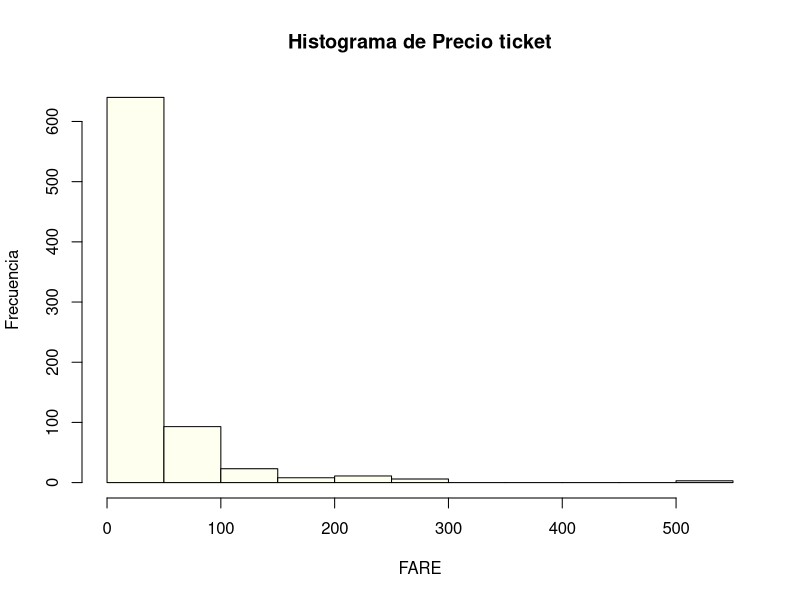
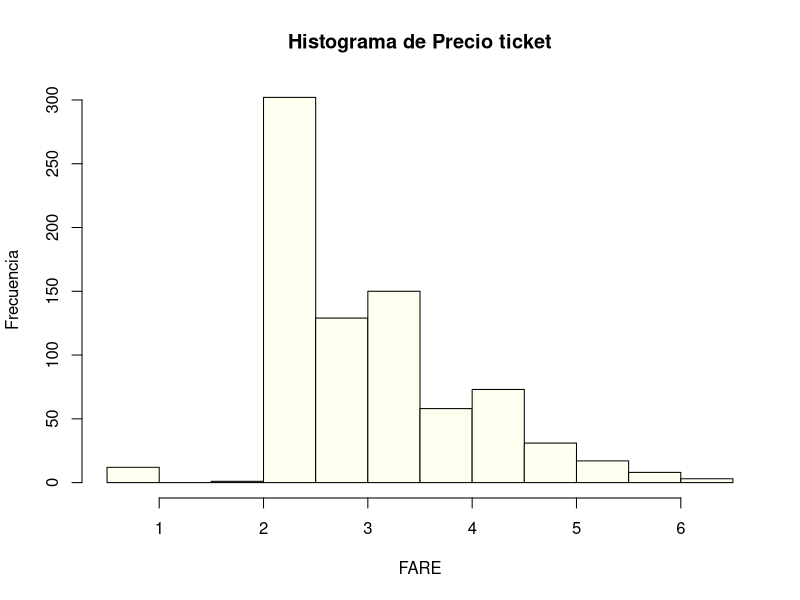
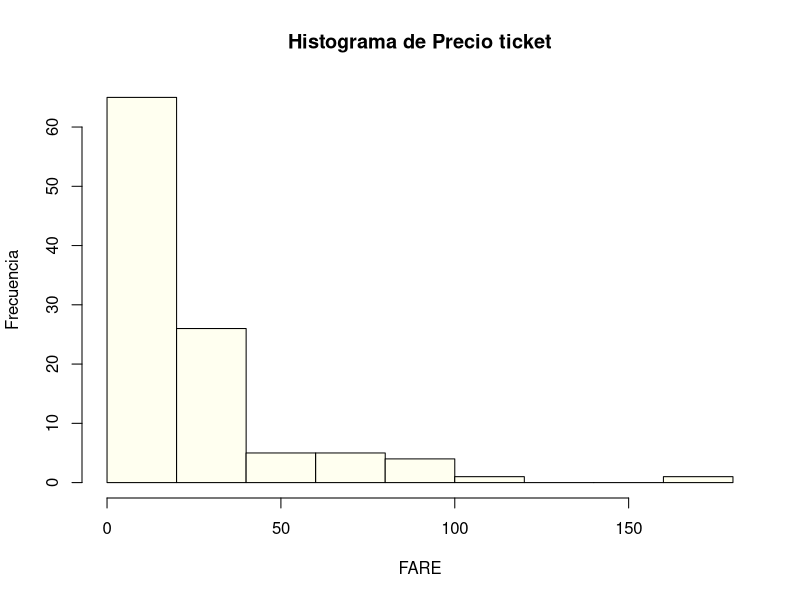
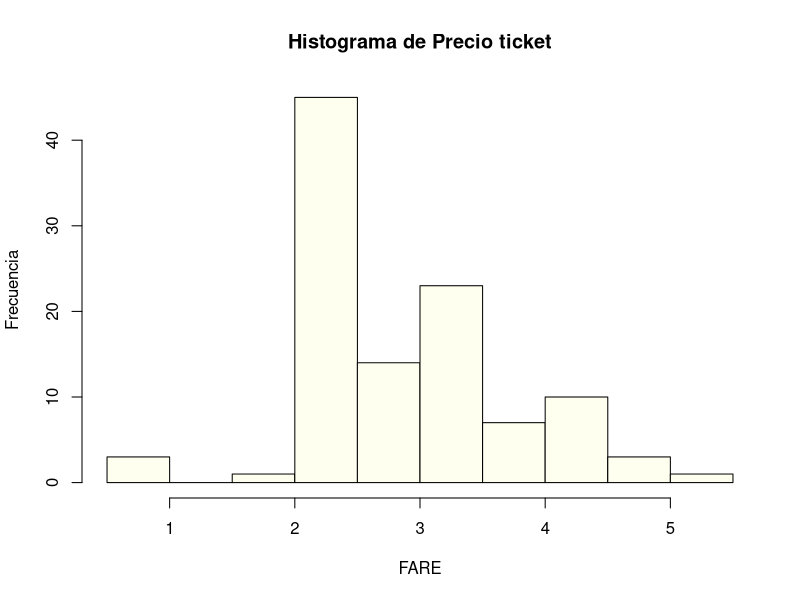

Recreate these plots in R, in order.
## ---- chunk 1
library(dplyr)
library(ggplot2)
library('corrplot')
library('RColorBrewer')
library(stringr)#para extraer los titulos relevantes de names
library(zoo)#la utilizo para la funcion na.approx() para interpolar los valores faltantes NA de la columna AGE
library(caTools)#la utilizo para la funcion sample.split dividir el cojunto de datos en entrenamiento y prueba
library(caret)
library(rpart)


## ---- chunk 2
#importo el conjunto de datos
titanic_data <- read.csv("data_titanic_proyecto.csv")
titanic_data
## ---- chunk 3
summary(titanic_data)
## ---- chunk 4
#limpiar y transformar los datos
titanic_data$Embarked <- as.factor(titanic_data$Embarked)#transformar columna embarked en un factor(variable categorica)
titanic_data$passenger_class <- as.factor(titanic_data$passenger_class)
titanic_data$passenger_sex <- as.factor(titanic_data$passenger_sex)
titanic_data$passenger_survived <- as.integer(titanic_data$passenger_survived == "Y") #comparo cada valor de la columna passenger_survived con "Y" TRUE si valor es igual a "Y" y FALSE "N" con as.integer TRUE pasa a 1 y FALSE pasa a 0


## ---- chunk 5
#extraer los titulos de la columna Name y crear una nueva columna Titulos
titanic_data$Titulos <- str_extract(titanic_data$Name, "(Mrs|Mr|Miss|Master|Don|Dr|Rev|Mme|Ms|Major|Lady|Sir|Mlle|Col|Capt|the Countess)\\.")

#reemplazar valores NA (no coincidentes) con Otro
titanic_data$Titulos[is.na(titanic_data$Titulos)] <- "Otro"

#verificar los cambios realizados
head(titanic_data)
## ---- chunk 6
str(titanic_data)#con esto muestro la estructura interna del data frame
## ---- chunk 7
# creo un conjunto de datos sin columnas innecesarias
titanic_data_clean <- titanic_data %>% select(-Name, -Ticket, -Cabin)
titanic_data_clean
## ---- chunk 8
colSums(is.na(titanic_data_clean))
## ---- chunk 9
#contar la cantidad de valores NA en la columna Age por cada titulo
na_count_by_title <- aggregate(Age ~ Titulos, titanic_data_clean, FUN = function(x) sum(is.na(x)))

#contar cuantos titulos tienen al menos un valor NA en la columna Age
titles_with_na <- sum(na_count_by_title$Age > 0)

#imprimiendo el resultado
print(titles_with_na)

## ---- chunk 10
#creo variables dummy(convertir variables categoricas en variables numericas binarias ) para las variables categoricas
titanic_data_clean <- titanic_data_clean %>%
  mutate(Male = as.integer(passenger_sex == "M"),
         Female = as.integer(passenger_sex == "F"),
         AGE = as.integer(titanic_data_clean$Age),
         passenger_class = as.integer(passenger_class),
         Class_Upper = as.integer(passenger_class == "Upper"),
         Class_Middle = as.integer(passenger_class == "Middle"),
         Class_Lower = as.integer(passenger_class == "Lower"),
         #Embarked = as.integer(Embarked),
         Embarked_S = as.integer(Embarked == "S"),
         Embarked_C = as.integer(Embarked == "C"),
         Embarked_Q = as.integer(Embarked == "Q"),
         Fare_i = as.integer(Fare)
         )
titanic_data_clean
## ---- chunk 11
#identificar el titulo que tiene valores NA en la columna AGE
na_titles <- unique(titanic_data_clean$Titulos[is.na(titanic_data_clean$AGE)])


for (title in na_titles) {
  average_age <- mean(titanic_data_clean$AGE[titanic_data_clean$Titulos == title & !is.na(titanic_data_clean$AGE)], na.rm = TRUE)
  titanic_data_clean$AGE[titanic_data_clean$Titulos == title & is.na(titanic_data_clean$AGE)] <- average_age
}

# Verificar que no haya valores faltantes en la columna AGE
summary(titanic_data_clean$AGE)
titanic_data_clean
## ---- chunk 12
titanic_data_clean$Titulos <- gsub('(.*, )|([.].*)', '', titanic_data_clean$Titulos) # Get ride of anything that ends in a comma or anything that starts with a period

# se ve cuantas personas hay por cada titulo
titanic_data_clean %>%
    group_by(Titulos, passenger_sex) %>%
    summarize(n = n()) %>%
    arrange(Titulos)

## ---- chunk 13
titanic_data_clean$Titulos[titanic_data_clean$Titulos == 'Mlle']  <- 'Miss'
titanic_data_clean$Titulos[titanic_data_clean$Titulos == 'Ms']    <- 'Miss'
titanic_data_clean$Titulos[titanic_data_clean$Titulos == 'Mme']   <- 'Mrs'

special_people  <- c('Capt', 'Col', 'Dr',  'Lady', 'Major', 'Rev', 'Sir', 'the Countess', 'Don')
titanic_data_clean$Titulos[titanic_data_clean$Titulos %in% special_people]  <- 'Special'
## ---- chunk 14
# se ve cuantas personas hay por cada titulo
titanic_data_clean %>%
    group_by(Titulos, passenger_sex) %>%
    summarize(n = n()) %>%
    arrange(Titulos)
## ---- chunk 15
#calcular la mediana de la edad para cada titulo
#mediana_edad_por_titulo <- titanic_data_clean %>%
 # group_by(Titulos) %>%
  #summarise(Mediana_Edad = median(AGE, na.rm = TRUE))

#unir la mediana de la edad por titulo al dataset original
#titanic_data_clean <- left_join(titanic_data_clean, mediana_edad_por_titulo, by = "Titulos")

#imputar los valores faltantes de la columna Age utilizando la mediana de la edad segun el titulo
#titanic_data_clean$AGE <- ifelse(is.na(titanic_data_clean$AGE), titanic_data_clean$Mediana_Edad, titanic_data_clean$AGE)

#eliminar la columna Mediana_Edad ya que no es necesaria
#titanic_data_clean <- titanic_data_clean %>%
 # select(-Mediana_Edad)

#verificar que no haya valores faltantes en la columna AGE
#summary(titanic_data_clean$AGE)
#titanic_data_clean
## ---- chunk 16
#definir una funcion para categorizar la edad
categorize_age <- function(age) {
  if (is.na(age)) {
    return(NA)
  } else if (age <= 2) {
    return("Infant")
  } else if (age <= 12) {
    return("Child")
  } else if (age <= 19) {
    return("Teenager")
  } else if (age <= 35) {
    return("Young Adult")
  } else if (age <= 65) {
    return("Adult")
  } else {
    return("Senior")
  }
}

#aplicar la funcion para categorizar la columna Age
titanic_data_clean <- titanic_data_clean %>%
  mutate(AgeCategory = sapply(AGE, categorize_age))

#convertir la nueva columna AgeCategory en un factor
titanic_data_clean$AgeCategory <- as.factor(titanic_data_clean$AgeCategory)
titanic_data_clean

#mostrar un resumen de la nueva columna AgeCategory
summary(titanic_data_clean$AgeCategory)

## ---- chunk 17

titanic_data_clean$AgeCategory <- factor(titanic_data_clean$AgeCategory, levels = c("Infant", "Child", "Teenager", "Young Adult", "Adult", "Senior"))

#convertir la columna AgeCategory en una columna numerica
titanic_data_clean$NumericAgeCategory <- as.integer(titanic_data_clean$AgeCategory)

#mostrar un resumen de la nueva columna NumericAgeCategory
summary(titanic_data_clean$NumericAgeCategory)
titanic_data_clean

## ---- chunk 18
#aca aplico la interpolación lineal a la columna AGE
#titanic_data_clean$AGE <- na.approx(titanic_data_clean$AGE, na.rm = FALSE)

#redondeo la columna Age a 0 decimales
#titanic_data_clean$AGE <- round(titanic_data_clean$AGE, 0)

#titanic_data_clean
## ---- chunk 19
#titanic_data_clean$AGE <- as.integer(round(titanic_data_clean$AGE))

#mostrando un resumen de la columna AGE
#summary(titanic_data_clean$AGE)
#titanic_data_clean
## ---- chunk 20
#contando la cantidad de cada titulo de la columna Titulos
titulo_recuento <- table(titanic_data_clean$Titulos)

#imprimimiendo el recuento de cada titulo
print(titulo_recuento)


## ---- chunk 21
#convertir los titulos en factores
#obtener los niveles únicos de los titulos
#titulos_unicos <- unique(titanic_data_clean$Titulos)

#convertir los titulos en factores utilizando los niveles unicos
#titanic_data_clean$Titulos <- factor(titanic_data_clean$Titulos, levels = titulos_unicos)

#convertir los factores en numeros enteros
#titanic_data_clean$Titulos <- as.integer(titanic_data_clean$Titulos)


#creo variables dummy(convertir variables categoricas en variables numericas binarias ) para las variables categoricas
titanic_data_clean <- titanic_data_clean %>%
  mutate(titulo_Mr = as.integer(Titulos == "Mr"),
         titulo_Miss = as.integer(Titulos == "Miss"),
         titulo_Mrs = as.integer(Titulos =="Mrs"),
         titulo_Master = as.integer(Titulos =="Master"),
         titulo_Especial = as.integer(Titulos =="Special")
          )
#mostrar un resumen de la columna Titulos
summary(titanic_data_clean$Titulos)
titanic_data_clean
## ---- chunk 22
#
#Se grafica el histogra de Fare para ver como es la distribucion de la varaible Fare 
    
     hist(x = titanic_data_clean$Fare_i, main = "Histograma de Precio ticket", 
     xlab = "FARE", ylab = "Frecuencia",
     col = "ivory")
#como se puede apreciar esta variable tiene mucho sesgo a la derecha
## ---- chunk 23

#Se grafica el histogra de Fare para ver como es la distribucion de la varaible Fare 
    
     hist(x = log(titanic_data_clean$Fare_i+2), main = "Histograma de Precio ticket", 
     xlab = "FARE", ylab = "Frecuencia",
     col = "ivory")
# aplicando logaritmos naturales a los datos de la varaible se ve que mejora la distribucion

## ---- chunk 24

#se tranforman los datos aplicando logaritmo
log <- log(titanic_data_clean$Fare_i+2)#
titanic_data_clean$Fare_log <- log


titanic_data_clean

## ---- chunk 25
titanic_data_clean <- titanic_data_clean %>%
  select(-Age,-Fare,-Embarked,-passenger_class,-passenger_sex,-Titulos,-Female,-AGE,-Fare_i,-AgeCategory)
titanic_data_clean
## ---- chunk 26
# dividir los datos en conjuntos de entrenamiento y validacion (60% - 40%)
set.seed(123) #establece una semilla para que la division sea reproducible

sample <- sample.split(titanic_data_clean$passenger_survived, SplitRatio = 0.9)
train_data  <- subset(titanic_data_clean, sample == TRUE)
validation_data   <- subset(titanic_data_clean, sample == FALSE)

#se muestra las dimensiones del conjunto de entrenamiento

dim(train_data)

#se muestra las dimensiones del conjunto de validacion
dim(validation_data)

## ---- chunk 27
train_data %>% 
  group_by(passenger_survived) %>% 
  summarise(numero_casos=n())
## ---- chunk 28
validation_data %>% 
  group_by(passenger_survived) %>% 
  summarise(numero_casos=n())
## ---- chunk 29
# entrenando el modelo de regresión logistica con el conjunto de entrenamiento
model <- glm(passenger_survived ~ ., data = train_data, family = "binomial")
#summary(model)
#model <- rpart(passenger_survived ~ ., data = train_data)
summary(model)
## ---- chunk 30
#predecir la supervivencia utilizando el modelo entrenado en el conjunto de validacion
predictions <- predict(model, newdata = validation_data, type = "response")
predicted_survived <- ifelse(predictions > 0.5, "Y", "N")

#predictions<- predict(model, newdata = validation_data, type = 'matrix')
#predicted_survived <- ifelse(predictions > 0.5, "Y", "N")

#calcular la precision del modelo en el conjunto de validacion
accuracy <- sum(predicted_survived == validation_data$passenger_survived) / length(validation_data$passenger_survived)

accuracy
## ---- chunk 31
#funciones para calcular precision, recall y F1 score
precision <- function(matrix) {
	# True positive
    tp <- matrix[2, 2]
	# false positive
    fp <- matrix[1, 2]
    return (tp / (tp + fp))
}

recall <- function(matrix) {
# true positive
    tp <- matrix[2, 2]# false positive
    fn <- matrix[2, 1]
    return (tp / (tp + fn))
}
#creando una matriz de confusion
conf_matrix <- table(predicted_survived, validation_data$passenger_survived)

prec <- precision(conf_matrix)
prec
rec <- recall(conf_matrix)
rec
## ---- chunk 32
f1 <- 2 * ((prec * rec) / (prec + rec))
f1
## ---- chunk 33
#importo el conjunto de datos
evaluation_data <- read.csv("evaluation_dataset.csv")
evaluation_data
## ---- chunk 34
summary(evaluation_data)
## ---- chunk 35
#limpiar y transformar los datos
evaluation_data$Embarked <- as.factor(evaluation_data$Embarked)#transformar columna embarked en un factor(variable categorica)
evaluation_data$passenger_class <- as.factor(evaluation_data$passenger_class)
evaluation_data$passenger_sex <- as.factor(evaluation_data$passenger_sex)

## ---- chunk 36
#extraer los titulos de la columna Name y crear una nueva columna Titulos
evaluation_data$Titulos <- str_extract(evaluation_data$Name, "(Mrs|Mr|Miss|Master|Don|Dr|Rev|Mme|Ms|Major|Lady|Sir|Mlle|Col|Capt|the Countess|Jonkheer)\\.")

#reemplazar valores NA (no coincidentes) con Otro
evaluation_data$Titulos[is.na(evaluation_data$Titulos)] <- "Otro"

#verificar los cambios realizados
head(evaluation_data)
## ---- chunk 37
str(evaluation_data)#con esto muestro la estructura interna del data frame
## ---- chunk 38
# creo un conjunto de datos sin columnas innecesarias
evaluation_data_clean <- evaluation_data %>% select(-Name, -Ticket, -Cabin)
evaluation_data_clean
## ---- chunk 39
colSums(is.na(evaluation_data_clean))
## ---- chunk 40
#contar la cantidad de valores NA en la columna Age por cada titulo
na_count_by_title <- aggregate(Age ~ Titulos, evaluation_data_clean, FUN = function(x) sum(is.na(x)))

#contar cuantos titulos tienen al menos un valor NA en la columna Age
titles_with_na <- sum(na_count_by_title$Age > 0)

#imprimiendo el resultado
print(titles_with_na)
## ---- chunk 41
#creo variables dummy(convertir variables categoricas en variables numericas binarias ) para las variables categoricas
evaluation_data_clean <- evaluation_data_clean %>%
  mutate(Male = as.integer(passenger_sex == "M"),
         Female = as.integer(passenger_sex == "F"),
         AGE = as.integer(evaluation_data_clean$Age),
         #passenger_class = as.integer(passenger_class),
         Class_Upper = as.integer(passenger_class == "Upper"),
         Class_Middle = as.integer(passenger_class == "Middle"),
         Class_Lower = as.integer(passenger_class == "Lower"),
         #Embarked = as.integer(Embarked ),
         Embarked_S = as.integer(Embarked == "S"),
         Embarked_C = as.integer(Embarked == "C"),
         Embarked_Q = as.integer(Embarked == "Q"),
         Fare_i = as.integer(Fare)
         )
evaluation_data_clean
## ---- chunk 42
#
#identificar el titulo que tiene valores NA en la columna AGE
na_titles <- unique(evaluation_data_clean$Titulos[is.na(evaluation_data_clean$AGE)])


for (title in na_titles) {
  average_age <- mean(evaluation_data_clean$AGE[evaluation_data_clean$Titulos == title & !is.na(evaluation_data_clean$AGE)], na.rm = TRUE)
  evaluation_data_clean$AGE[evaluation_data_clean$Titulos == title & is.na(evaluation_data_clean$AGE)] <- average_age
}

# Verificar que no haya valores faltantes en la columna AGE
summary(evaluation_data_clean$AGE)
evaluation_data_clean
## ---- chunk 43
#definir una funcion para categorizar la edad
categorize_age <- function(age) {
  if (is.na(age)) {
    return(NA)
  } else if (age <= 2) {
    return("Infant")
  } else if (age <= 12) {
    return("Child")
  } else if (age <= 19) {
    return("Teenager")
  } else if (age <= 35) {
    return("Young Adult")
  } else if (age <= 65) {
    return("Adult")
  } else {
    return("Senior")
  }
}

#aplicar la funcion para categorizar la columna Age
evaluation_data_clean <- evaluation_data_clean %>%
  mutate(AgeCategory = sapply(AGE, categorize_age))

#convertir la nueva columna AgeCategory en un factor
evaluation_data_clean$AgeCategory <- as.factor(evaluation_data_clean$AgeCategory)
evaluation_data_clean

#mostrar un resumen de la nueva columna AgeCategory
summary(evaluation_data_clean$AgeCategory)
## ---- chunk 44
evaluation_data_clean$Titulos <- gsub('(.*, )|([.].*)', '', evaluation_data_clean$Titulos) # Get ride of anything that ends in a comma or anything that starts with a period

# se ve cuantas personas hay por cada titulo
evaluation_data_clean %>%
    group_by(Titulos, passenger_sex) %>%
    summarize(n = n()) %>%
    arrange(Titulos)

## ---- chunk 45
#evaluation_data_clean$Titulos[evaluation_data_clean$Titulos == 'Mlle']  <- 'Miss'
#evaluation_data_clean$Titulos[evaluation_data_clean$Titulos == 'Ms']    <- 'Miss'
#evaluation_data_clean$Titulos[evaluation_data_clean$Titulos == 'Mme']   <- 'Mrs'

special_people  <- c( 'Dr', 'Rev', 'Jonkheer')
evaluation_data_clean$Titulos[evaluation_data_clean$Titulos %in% special_people]  <- 'Special'
## ---- chunk 46
# se ve cuantas personas hay por cada titulo
evaluation_data_clean %>%
    group_by(Titulos, passenger_sex) %>%
    summarize(n = n()) %>%
    arrange(Titulos)
## ---- chunk 47
evaluation_data_clean$AgeCategory <- factor(evaluation_data_clean$AgeCategory, levels = c("Infant", "Child", "Teenager", "Young Adult", "Adult", "Senior"))

#convertir la columna AgeCategory en una columna numerica
evaluation_data_clean$NumericAgeCategory <- as.integer(evaluation_data_clean$AgeCategory)

#mostrar un resumen de la nueva columna NumericAgeCategory
summary(evaluation_data_clean$NumericAgeCategory)
evaluation_data_clean
## ---- chunk 48
#contando la cantidad de cada titulo de la columna Titulos
titulo_recuento <- table(evaluation_data_clean$Titulos)

#imprimimiendo el recuento de cada titulo
print(titulo_recuento)


## ---- chunk 49

#creo variables dummy(convertir variables categoricas en variables numericas binarias ) para las variables categoricas
evaluation_data_clean <- evaluation_data_clean %>%
  mutate(titulo_Mr = as.integer(Titulos == "Mr"),
         titulo_Miss = as.integer(Titulos == "Miss"),
         titulo_Mrs = as.integer(Titulos =="Mrs"),
         titulo_Master = as.integer(Titulos =="Master"),
         titulo_Especial = as.integer(Titulos =="Special")
          )
#mostrar un resumen de la columna Titulos
summary(evaluation_data_clean$Titulos)
evaluation_data_clean
## ---- chunk 50
# eliminar las variables originales categoricas
evaluation_data_clean <- evaluation_data_clean %>%
  select(-Fare,-Embarked, -passenger_class,-passenger_sex,-Titulos,-Female,-AGE, -AgeCategory)
evaluation_data_clean
## ---- chunk 51
# 
#Se grafica el histogra de Fare para ver como es la distribucion de la varaible Fare 
    
     hist(x = evaluation_data_clean$Fare_i, main = "Histograma de Precio ticket", 
     xlab = "FARE", ylab = "Frecuencia",
     col = "ivory")
#como se puede apreciar esta variable tiene mucho sesgo a la derecha

## ---- chunk 52
#Se grafica el histogra de Fare para ver como es la distribucion de la varaible Fare 
    
     hist(x = log(evaluation_data_clean$Fare_i+2), main = "Histograma de Precio ticket", 
     xlab = "FARE", ylab = "Frecuencia",
     col = "ivory")
# aplicando logaritmos naturales a los datos de la varaible se ve que mejora la distribucion
## ---- chunk 53
#se tranforman los datos aplicando logaritmo
log <- log(evaluation_data_clean$Fare_i+2)#
evaluation_data_clean$Fare_log <- log


evaluation_data_clean
## ---- chunk 54
#evaluation_data_clean <- evaluation_data_clean %>%
#  select(-Age,-Fare_i)
#evaluation_data_clean
## ---- chunk 55
titanic <- rbind(train_data,validation_data)# se hace un solo dataset
titanic
## ---- chunk 56
# entrenando el modelo de regresión logistica con el conjunto de entrenamiento
model_test <- glm(passenger_survived ~ ., data = titanic, family = "binomial")
#model_test <- rpart(passenger_survived ~ ., data = titanic)
#summary(model)
summary(model_test)

## ---- chunk 57
#predecir la supervivencia utilizando el modelo entrenado en el conjunto de validacion
predictions_test <- predict(model_test, newdata = evaluation_data_clean, type = "response")
predicted_survived <- ifelse(predictions_test > 0.5, "Y", "N")
#predictions_test<- predict(model_test, newdata = evaluation_data_clean, type = 'matrix')
#predicted_survived <- ifelse(predictions_test > 0.5, "Y", "N")
predicted_survived

## ---- chunk 58
#se convierten los valores predecidos a valores de 0=N, 1=Y
passenger_survived <- as.integer(predicted_survived== "Y") #comparo cada valor de la columna passenger_survived con "Y" TRUE si valor es igual a "Y" y FALSE "N" con as.integer TRUE pasa a 1 y FALSE pasa a 0
passenger_survived
## ---- chunk 59
PassengerId <- evaluation_data_clean$PassengerId
predicciones_data <- cbind(PassengerId , passenger_survived ) 
predicciones_data

## ---- chunk 60
#en la variable predicciones_data estas las predicciones utilizo sep = "," para especificar un separador personalizado 
write.csv(predicciones_data, "predictions7.csv", sep = ",", row.names = FALSE)
